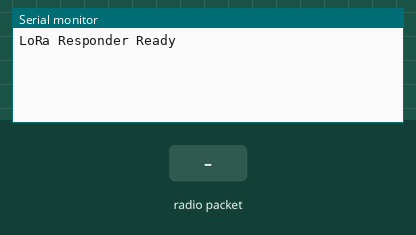
Recording of a sketch running on a simulated Arduino Uno, built with avr-gcc and run on an emulated ATmega328P. Parts: the last lines printed to the serial monitor. The test bench sets the inputs (shaded band). No radio packets arrive unless stated.

Above: at 1.2 s.
1.3 s: radio packet "1" arrives
At 2.4 s:
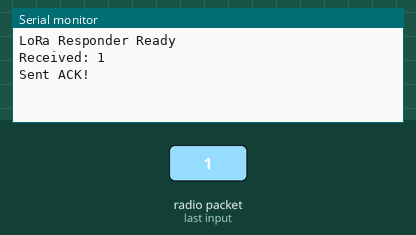
2.8 s: radio packet "0" arrives
At 3.6 s:
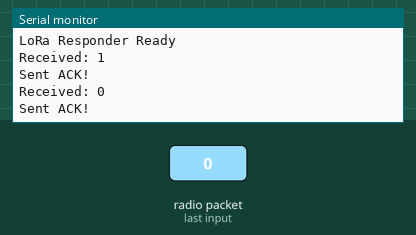
4.3 s: radio packet "2" arrives
At 4.7 s:
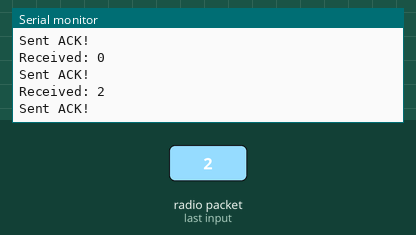

The sketch:

LoRA_R.ino
```cpp
#include <SPI.h>
#include <LoRa.h>

#define SS 5
#define RST 14
#define DIO0 26

void setup() {
  Serial.begin(115200);
  while (!Serial);

  LoRa.setPins(SS, RST, DIO0);

  if (!LoRa.begin(433E6)) {
    Serial.println("LoRa init failed!");
    while (1);
  }
  Serial.println("LoRa Responder Ready");
}

void loop() {
  int packetSize = LoRa.parsePacket();
  if (packetSize) {
    String incoming = "";

    while (LoRa.available()) {
      incoming += (char)LoRa.read();
    }

    Serial.print("Received: ");
    Serial.println(incoming);

    // Risponde confermando
    LoRa.beginPacket();
    LoRa.print("ACK: ");
    LoRa.print(incoming);
    LoRa.endPacket();

    Serial.println("Sent ACK!");
  }
}
```

Measured:
- after the input at 1.3 s, the serial monitor: prints a new line at once (image 1)
- after the input at 2.8 s, the serial monitor: prints a new line at once (image 2)
- after the input at 4.3 s, the serial monitor: prints a new line at once (image 3)
